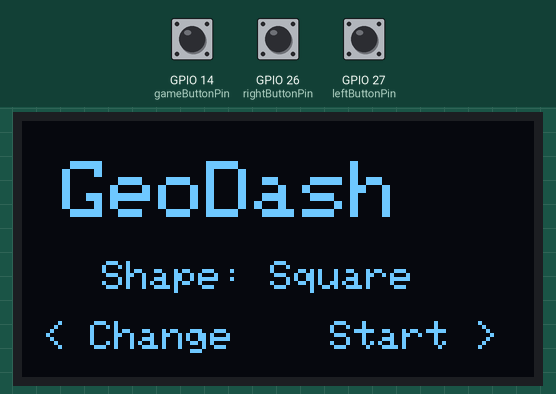
The program below on a simulated ESP32. Shown: 128×64 one-colour display. The inputs (shaded band) are chosen by the test bench; at power-on: GPIO 14 (gameButtonPin) HIGH, GPIO 27 (leftButtonPin) HIGH, GPIO 26 (rightButtonPin) HIGH. Random numbers use the default seed unless the program sets one.

Above: at 1.2 s.
1.3 s: GPIO 14 (gameButtonPin) pulled LOW for 0.15 s
At 1.9 s:
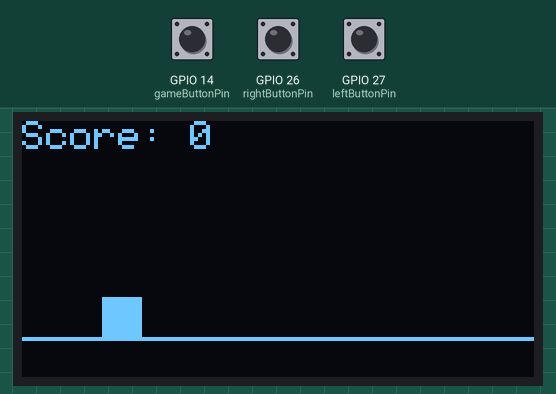
2.0 s: GPIO 27 (leftButtonPin) pulled LOW for 3.2 s
At 5.7 s:
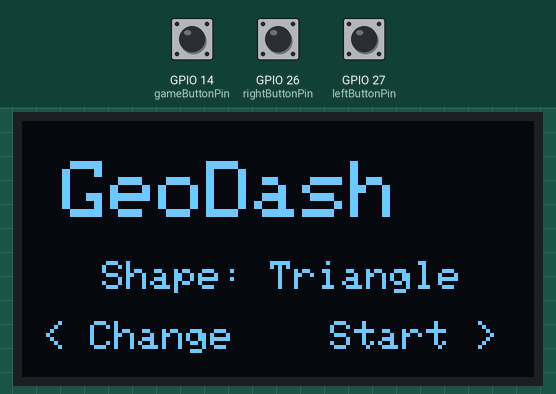
6.7 s: GPIO 26 (rightButtonPin) pulled LOW for 0.15 s
At 7.09 s:
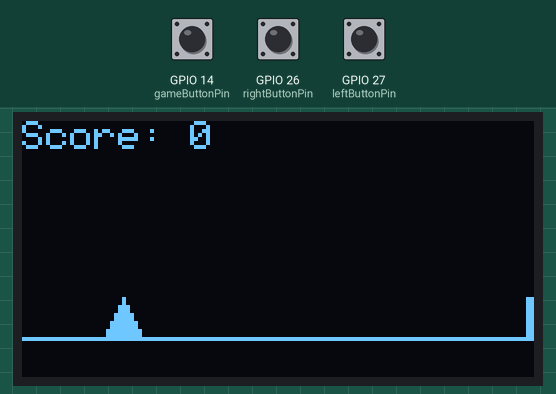
7.4 s: GPIO 26 (rightButtonPin) pulled LOW for 3.2 s
At 9.8 s:
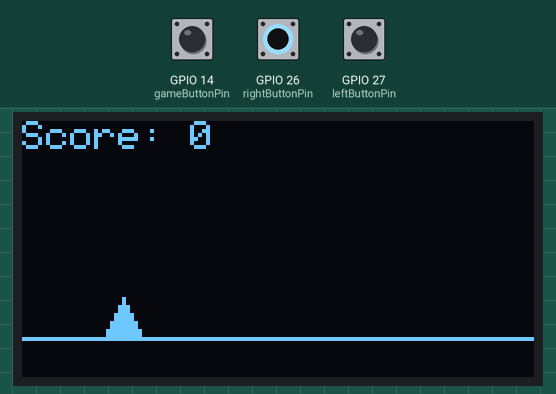
12.1 s: GPIO 14 (gameButtonPin) pulled LOW for 1 s
At 12.37 s:
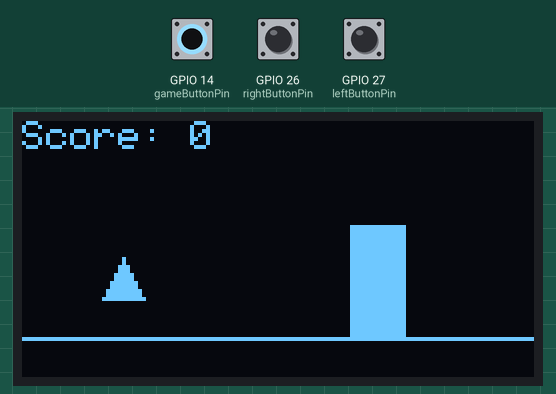
14.6 s: GPIO 27 (leftButtonPin) pulled LOW for 0.15 s
At 15.8 s:
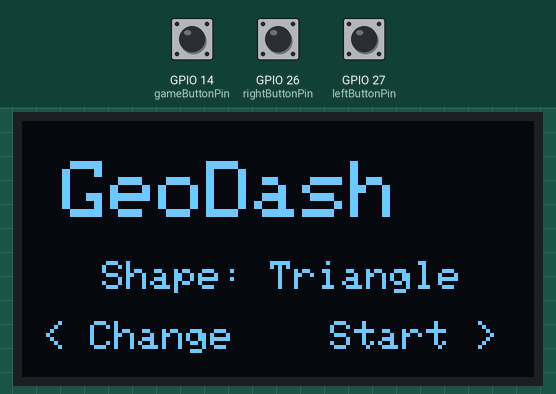
Timing chart, 0 to 17.3 s (numbered marks = the images above; inputs shaded):
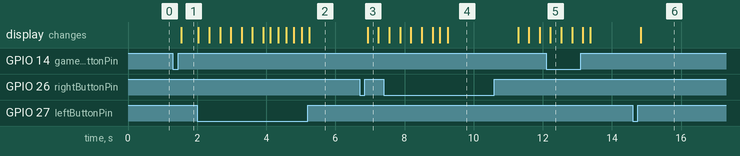

The program:

main.cpp
```cpp
#include "Obstacle.h"
#include "Player.h"
#include <Adafruit_GFX.h>
#include <Adafruit_SSD1306.h>
#include <Wire.h>
#include <vector>

#define SCREEN_WIDTH 128
#define SCREEN_HEIGHT 64
#define OLED_RESET -1
#define SCREEN_ADDRESS 0x3C

const int groundY = 54;
const int playerWidth = 10;
const int playerHeight = 10;
const int playerXPosition = 20;
const int gameButtonPin = 14;
const int leftButtonPin = 27;
const int rightButtonPin = 26;

float obstacleSpeed = 2.0;
bool play = true;
int score = 0;
int highscore = 0;
int spawnInterval = 2000;
int lastSpawnTime = 0;
int lastMilestone = 0;

std::vector<Obstacle> obstacles;

int selectedShape = 0; // 0=Square, 1=Circle, 2=Triangle

enum GameState { MENU, PLAYING, GAME_OVER };
GameState currentState = MENU;

float velocityY = 0;
bool isJumping = false;

float obstacleX = SCREEN_WIDTH;

Adafruit_SSD1306 oled(SCREEN_WIDTH, SCREEN_HEIGHT, &Wire, OLED_RESET);

// Global instances
Player player(playerXPosition, groundY - playerHeight, playerWidth,
              playerHeight);
Obstacle obstacle(obstacleX, groundY, 10, 20);

void reset() {
  score = 0;
  obstacle.x = SCREEN_WIDTH;
  player.y = groundY - playerHeight;
  isJumping = false;
  velocityY = 0;
  obstacles.clear();
  lastSpawnTime = millis();
  spawnInterval = 2000;
  lastMilestone = 0;
  obstacleSpeed = 2.0;
}

void gameOverScreen() {
  if (score > highscore) {
    highscore = score;
  }
  oled.clearDisplay();
  oled.setTextSize(2);
  oled.setTextColor(SSD1306_WHITE);
  oled.setCursor(20, 10);
  oled.println("Game Over");
  oled.setTextSize(1);
  oled.setCursor(0, 28);
  oled.print("Score: ");
  oled.println(score);
  oled.setCursor(0, 38);
  oled.print("Best: ");
  oled.println(highscore);

  // Select shape with left/right
  oled.setTextSize(1);
  oled.setCursor(5, 50);
  oled.println("< Menu    Restart >");
  oled.display();

  // Left Button - previous Shape
  if (digitalRead(leftButtonPin) == LOW) {
    delay(200);
    reset();
    currentState = MENU;
  }

  // Right Button - next Shape
  if (digitalRead(rightButtonPin) == LOW) {
    delay(200);
    reset();
    currentState = PLAYING;
  }

  // Start Button - start game
  if (digitalRead(gameButtonPin) == LOW) {
    delay(200);
    reset();
    currentState = PLAYING;
  }
}

// game helper functions
void ground() { oled.drawLine(0, 54, 127, 54, SSD1306_WHITE); }

void updatePlayer() {
  if (isJumping) {
    player.y += velocityY;
    velocityY += 0.3; // Gravitation

    if (player.y >= groundY - playerHeight) {
      player.y = groundY - playerHeight;
      velocityY = 0;
      isJumping = false;
    }
  }
}

bool checkCollision(Obstacle obstacle, Player player) {
  // simply AABB collision detection
  if (playerXPosition < obstacle.x + obstacle.width &&
      playerXPosition + playerWidth > obstacle.x &&
      player.y < groundY - obstacle.height + obstacle.height &&
      player.y + playerHeight > groundY - obstacle.height) {
    // Collision detected
    return true;
  }
  return false;
}

// start Jump
void startJump() {
  if (!isJumping) {
    isJumping = true;
    velocityY = -5.0;
  }
}

void spawnObstacle(int score) {
  if (score % 10 == 0 && score != 0 && score != lastMilestone) {
    spawnInterval -= (score / 10) * 100; // every 10 points 100ms less
    obstacleSpeed += 0.2;
    lastMilestone = score;
  }
  // min spawn interval
  if (spawnInterval < 800) {
    spawnInterval = 800;
  }
  // max obstacle speed
  if (obstacleSpeed > 5.0) {
    obstacleSpeed = 5.0;
  }

  if (millis() > lastSpawnTime + spawnInterval) {
    lastSpawnTime = millis();
    int obstacleHeight = random(5, 30);
    int obstacleWidth = random(5, 15);
    lastSpawnTime = millis();
    obstacles.push_back(Obstacle(SCREEN_WIDTH, groundY - obstacleHeight,
                                 obstacleWidth, obstacleHeight));
  }
}

void displayScore() {
  oled.setTextSize(0.5);
  oled.setTextColor(SSD1306_WHITE);
  oled.setCursor(0, 0);
  oled.print("Score: ");
  oled.println(score);
}

void game(int playerShape) {
  oled.clearDisplay();
  // Button check for jump
  if (digitalRead(gameButtonPin) == LOW) {
    startJump();
  }

  updatePlayer();

  spawnObstacle(score);

  // Loop backwards, otherwise would skip elements when erasing:
  // Vector: [A, B, C, D]
  // i=0: Check A, delete A → [B, C, D]
  // i=1: Check now C (B was skipped!) → [B, C, D]
  // because B is now at position 0, but i is already at 1!

  for (int i = obstacles.size() - 1; i >= 0; i--) {
    Obstacle &obstacle = obstacles[i];
    if (checkCollision(obstacle, player)) {
      currentState = GAME_OVER;
      return;
    }
    obstacle.updatePosition(obstacleSpeed);
    obstacle.asSquare(oled, groundY);

    if (obstacle.x + obstacle.width < 1) {
      obstacles.erase(obstacles.begin() + i);
      score++;
    }
  }

  // Show Ground
  ground();

  // Show Player
  if (playerShape == 0)
    player.asSquare(oled);
  else if (playerShape == 1)
    player.asCircle(oled);
  else if (playerShape == 2)
    player.asTriangle(oled);

  displayScore();

  oled.display();
  // Control frame rate - 1000ms ÷ 60 = 16.666...ms -> something around 30-60
  // FPS, code takes some time to execute
  delay(16);
}

void menuScreen() {
  oled.clearDisplay();
  oled.setTextSize(2);
  oled.setTextColor(SSD1306_WHITE);
  oled.setCursor(10, 10);
  oled.println("GeoDash");

  // Select shape left right
  oled.setTextSize(1);
  oled.setCursor(20, 35);
  oled.print("Shape: ");
  if (selectedShape == 0)
    oled.println("Square");
  else if (selectedShape == 1)
    oled.println("Circle");
  else if (selectedShape == 2)
    oled.println("Triangle");

  oled.setCursor(5, 50);
  oled.println("< Change    Start >");
  oled.display();

  // Left Button - previous shape
  if (digitalRead(leftButtonPin) == LOW) {
    delay(200);
    selectedShape--;
    if (selectedShape < 0)
      selectedShape = 2; // Wrap around
  }

  // Right Button - next shape
  if (digitalRead(rightButtonPin) == LOW) {
    delay(200);
    currentState = PLAYING;
  }

  // Start Button - start game
  if (digitalRead(gameButtonPin) == LOW) {
    delay(200);
    currentState = PLAYING;
  }
}

// setup
void setup() {
  Serial.begin(9600);
  if (!oled.begin(SSD1306_SWITCHCAPVCC, SCREEN_ADDRESS)) {
    Serial.println(F("SSD1306 allocation failed"));
  }
  pinMode(gameButtonPin, INPUT_PULLUP);
  pinMode(leftButtonPin, INPUT_PULLUP);
  pinMode(rightButtonPin, INPUT_PULLUP);
}

void loop() {
  switch (currentState) {
  case MENU:
    menuScreen();
    break;
  case PLAYING:
    game(selectedShape);
    break;
  case GAME_OVER:
    gameOverScreen();
    break;
  }
}
```

Obstacle.cpp
```cpp
#include "Obstacle.h"

// Constructor and Methods
Obstacle::Obstacle(float startX, float startY, int w, int h) {
    x = startX;
    y = startY;
    width = w;
    height = h;
  }

  void Obstacle::asSquare(Adafruit_SSD1306& oled, int groundY) {
    oled.fillRect(x, groundY - height, width, height, SSD1306_WHITE);
  };

void Obstacle::updatePosition(float speed) {
    if ((x + width > 0)) {
      x -= speed;
    }
  }
```

Obstacle.h
```cpp
#pragma once
#include <Adafruit_SSD1306.h>

class Obstacle {
public:
  float x;
  float y;
  int width;
  int height;

public:
  Obstacle(float startX, float startY, int w, int h);
  void asSquare(Adafruit_SSD1306 &oled, int groundY);
  void updatePosition(float speed);
};
```

Player.cpp
```cpp
#include "Player.h"

// Constructor and Methods
Player::Player(float startX, float startY, int w, int h) {
  x = startX;
  y = startY;
  width = w;
  height = h;
}

void Player::asSquare(Adafruit_SSD1306 &oled) {
  oled.fillRect(x, y, width, height, SSD1306_WHITE);
}

void Player::asCircle(Adafruit_SSD1306 &oled) {
  int radius = width / 2;
  oled.fillCircle(x + radius, y + radius, radius, SSD1306_WHITE);
}

void Player::asTriangle(Adafruit_SSD1306 &oled) {
  // Triangle pointing upwards
  int x0 = x + width / 2; // point on the top
  int y0 = y;             // top
  int x1 = x;             // bottom left
  int y1 = y + height;
  int x2 = x + width; // bottom right
  int y2 = y + height;

  oled.fillTriangle(x0, y0, x1, y1, x2, y2, SSD1306_WHITE);
}
```

Player.h
```cpp
#pragma once
#include <Adafruit_SSD1306.h>

class Player {
public:
    float x;
    float y;
    int width;
    int height;

    Player(float startX, float startY, int w, int h);
    void asSquare(Adafruit_SSD1306& oled);
    void asCircle(Adafruit_SSD1306& oled);
    void asTriangle(Adafruit_SSD1306& oled);
};
```

Measured:
- after the input at 1.3 s, the display: changes after 0.24 s (image 1)
- after the input at 6.7 s, the display: changes after 0.24 s (image 3)
- after the input at 14.6 s, the display: changes after 0.23 s (image 6)
